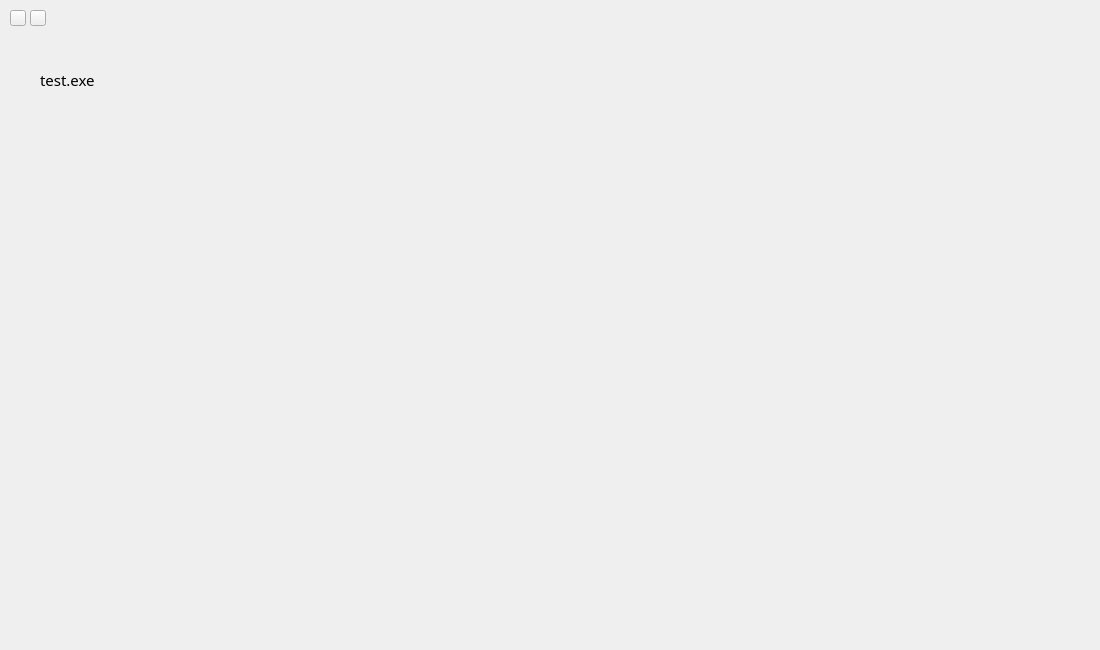
<?xml version="1.0" encoding="UTF-8"?>
<ui version="4.0">
 <class>MainWindow</class>
 <widget class="QMainWindow" name="MainWindow">
  <property name="geometry">
   <rect>
    <x>0</x>
    <y>0</y>
    <width>1100</width>
    <height>650</height>
   </rect>
  </property>
  <property name="windowTitle">
   <string>MainWindow</string>
  </property>
  <widget class="QWidget" name="centralwidget">
   <widget class="QPushButton" name="quit_Btn">
    <property name="geometry">
     <rect>
      <x>10</x>
      <y>10</y>
      <width>16</width>
      <height>16</height>
     </rect>
    </property>
    <property name="text">
     <string/>
    </property>
   </widget>
   <widget class="QPushButton" name="minimized_Btn">
    <property name="geometry">
     <rect>
      <x>30</x>
      <y>10</y>
      <width>16</width>
      <height>16</height>
     </rect>
    </property>
    <property name="text">
     <string/>
    </property>
   </widget>
   <widget class="QLabel" name="big_icon">
    <property name="geometry">
     <rect>
      <x>800</x>
      <y>215</y>
      <width>220</width>
      <height>220</height>
     </rect>
    </property>
    <property name="text">
     <string/>
    </property>
   </widget>
   <widget class="QLabel" name="background_left">
    <property name="geometry">
     <rect>
      <x>0</x>
      <y>0</y>
      <width>320</width>
      <height>650</height>
     </rect>
    </property>
    <property name="text">
     <string/>
    </property>
   </widget>
   <widget class="QLabel" name="background_right">
    <property name="geometry">
     <rect>
      <x>320</x>
      <y>0</y>
      <width>780</width>
      <height>650</height>
     </rect>
    </property>
    <property name="text">
     <string/>
    </property>
   </widget>
   <widget class="QWidget" name="layoutWidget">
    <property name="geometry">
     <rect>
      <x>30</x>
      <y>120</y>
      <width>241</width>
      <height>491</height>
     </rect>
    </property>
    <layout class="QVBoxLayout" name="typeList_layout">
     <property name="sizeConstraint">
      <enum>QLayout::SetDefaultConstraint</enum>
     </property>
     <property name="leftMargin">
      <number>0</number>
     </property>
     <property name="topMargin">
      <number>0</number>
     </property>
     <property name="rightMargin">
      <number>0</number>
     </property>
     <property name="bottomMargin">
      <number>0</number>
     </property>
     <item>
      <widget class="Type_Line" name="heap_line" native="true"/>
     </item>
     <item>
      <widget class="Type_Line" name="net_line" native="true"/>
     </item>
     <item>
      <widget class="Type_Line" name="file_line" native="true"/>
     </item>
     <item>
      <widget class="Type_Line" name="memory_line" native="true"/>
     </item>
     <item>
      <widget class="Type_Line" name="register_line" native="true"/>
     </item>
    </layout>
   </widget>
   <widget class="InfoView" name="info_view" native="true">
    <property name="geometry">
     <rect>
      <x>320</x>
      <y>0</y>
      <width>420</width>
      <height>650</height>
     </rect>
    </property>
   </widget>
   <widget class="AnimatedLabel" name="back_Btn">
    <property name="geometry">
     <rect>
      <x>870</x>
      <y>520</y>
      <width>80</width>
      <height>80</height>
     </rect>
    </property>
    <property name="text">
     <string/>
    </property>
   </widget>
   <widget class="QLabel" name="exe_name">
    <property name="geometry">
     <rect>
      <x>40</x>
      <y>70</y>
      <width>100</width>
      <height>20</height>
     </rect>
    </property>
    <property name="font">
     <font>
      <family>黑体</family>
      <pointsize>11</pointsize>
     </font>
    </property>
    <property name="text">
     <string>test.exe</string>
    </property>
   </widget>
   <widget class="QLabel" name="process_view">
    <property name="geometry">
     <rect>
      <x>160</x>
      <y>40</y>
      <width>80</width>
      <height>80</height>
     </rect>
    </property>
    <property name="text">
     <string/>
    </property>
   </widget>
   <zorder>background_left</zorder>
   <zorder>background_right</zorder>
   <zorder>quit_Btn</zorder>
   <zorder>minimized_Btn</zorder>
   <zorder>big_icon</zorder>
   <zorder>layoutWidget</zorder>
   <zorder>info_view</zorder>
   <zorder>back_Btn</zorder>
   <zorder>exe_name</zorder>
   <zorder>process_view</zorder>
  </widget>
 </widget>
 <customwidgets>
  <customwidget>
   <class>AnimatedLabel</class>
   <extends>QLabel</extends>
   <header>animatedlabel.h</header>
  </customwidget>
  <customwidget>
   <class>Type_Line</class>
   <extends>QWidget</extends>
   <header>type_line.h</header>
   <container>1</container>
   <slots>
    <signal>clicked()</signal>
   </slots>
  </customwidget>
  <customwidget>
   <class>InfoView</class>
   <extends>QWidget</extends>
   <header>infoview.h</header>
   <container>1</container>
  </customwidget>
 </customwidgets>
 <resources/>
 <connections/>
</ui>
